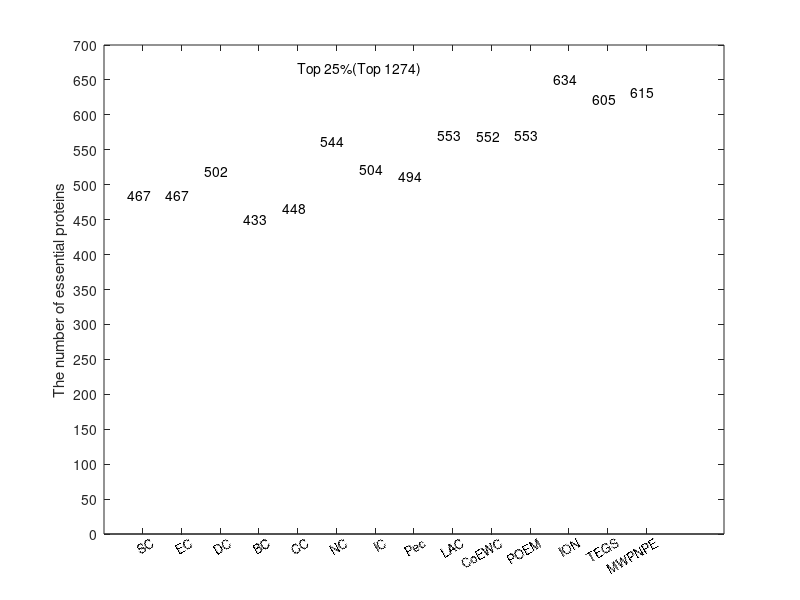

The MATLAB script that drew this image:
%% %=====Top 1%---------------
data = [24,24,22,24,24,32,24,39,41,40,43,41,42,47];
b = bar(data);
set(b,'LineWidth',0.8);  
ch = get(b,'children');
set(ch,'FaceVertexCData',[4;2;3;1;5;6]);
set(gca,'XTickLabel',{'SC','EC','DC','BC','CC','NC','IC','Pec','LAC','CoEWC','POEM','ION','TEGS','MWPNPE'});
xtb = get(gca,'XTickLabel');
xt = get(gca,'XTick'); 
yt = get(gca,'YTick'); 
set(gca,'ylim',[0,55],'ytick',[0:5:55]);
xtextp=xt+0.25;               
ytextp=-0.1*yt(2)*ones(1,length(xt));
text(xtextp,ytextp,xtb,'HorizontalAlignment','right','rotation',30,'fontsize',9); 
set(gca,'xticklabel','');
for ii=1:length(data)
    str=sprintf('%d',data(ii));
    text(ii-0.2,data(ii)+1.5,str);
end
t = text(5,52,'Top 1%(Top 51)');
ylabel('The number of essential proteins');

%% %=====Top 5%---------------
data = [96,96,101,95,104,159,102,173,159,176,182,188,199,202];
b = bar(data);
set(b,'LineWidth',0.8);  

ch = get(b,'children');
set(ch,'FaceVertexCData',[4;2;3;1;5;6]);
set(gca,'XTickLabel',{'SC','EC','DC','BC','CC','NC','IC','Pec','LAC','CoEWC','POEM','ION','TEGS','MWPNPE'});
xtb = get(gca,'XTickLabel');
xt = get(gca,'XTick'); 
yt = get(gca,'YTick'); 
set(gca,'ylim',[0,250],'ytick',[0:25:250]);
xtextp=xt+0.2;                     
ytextp=-0.1*yt(2)*ones(1,length(xt));
text(xtextp,ytextp,xtb,'HorizontalAlignment','right','rotation',30,'fontsize',9); 
set(gca,'xticklabel','');
for ii=1:length(data)
    str=sprintf('%d',data(ii));
    text(ii-0.35,data(ii)+7,str);
end
t = text(5,235,'Top 5%(Top 255)');
ylabel('The number of essential proteins');


%% %=====Top 10%---------------
data = [195,194,206,182,193,281,210,293,284,305,310,331,350,350];
b = bar(data);
set(b,'LineWidth',0.8);  

ch = get(b,'children');
set(ch,'FaceVertexCData',[4;2;3;1;5;6]);
set(gca,'XTickLabel',{'SC','EC','DC','BC','CC','NC','IC','Pec','LAC','CoEWC','POEM','ION','TEGS','MWPNPE'});
xtb = get(gca,'XTickLabel');
xt = get(gca,'XTick'); 
yt = get(gca,'YTick'); 
set(gca,'ylim',[0,400],'ytick',[0:50:400]);
xtextp=xt+0.25;                     
ytextp=-0.1*yt(2)*ones(1,length(xt));
text(xtextp,ytextp,xtb,'HorizontalAlignment','right','rotation',30,'fontsize',9); 
set(gca,'xticklabel','');
for ii=1:length(data)
    str=sprintf('%d',data(ii));
    text(ii-0.4,data(ii)+11,str);
end
t = text(5,375,'Top 10%(Top 510)');
ylabel('The number of essential proteins');


%% %=====Top 15%---------------
data = [279,279,320,271,284,373,316,372,393,390,406,445,457,456];
b = bar(data);
set(b,'LineWidth',0.8);  

ch = get(b,'children');
set(ch,'FaceVertexCData',[4;2;3;1;5;6]);
set(gca,'XTickLabel',{'SC','EC','DC','BC','CC','NC','IC','Pec','LAC','CoEWC','POEM','ION','TEGS','MWPNPE'});
xtb = get(gca,'XTickLabel');
xt = get(gca,'XTick'); 
yt = get(gca,'YTick'); 
set(gca,'ylim',[0,550],'ytick',[0:50:550]);
xtextp=xt+0.25;                     
ytextp=-0.1*yt(2)*ones(1,length(xt))-2;
text(xtextp,ytextp,xtb,'HorizontalAlignment','right','rotation',30,'fontsize',9); 
set(gca,'xticklabel','');
for ii=1:length(data)
    str=sprintf('%d',data(ii));
    text(ii-0.4,data(ii)+15,str);
end
t = text(5,520,'Top 15%(Top 764)');
ylabel('The number of essential proteins');


%% %=====Top 20%---------------
data = [377,377,413,361,364,464,406,438,473,477,486,547,541,542];
b = bar(data);
set(b,'LineWidth',0.8);  

ch = get(b,'children');
set(ch,'FaceVertexCData',[4;2;3;1;5;6]);
set(gca,'XTickLabel',{'SC','EC','DC','BC','CC','NC','IC','Pec','LAC','CoEWC','POEM','ION','TEGS','MWPNPE'});
xtb = get(gca,'XTickLabel');
xt = get(gca,'XTick'); 
yt = get(gca,'YTick'); 
set(gca,'ylim',[0,650],'ytick',[0:50:650]);
xtextp=xt+0.25;                     
ytextp=-0.1*yt(2)*ones(1,length(xt));
text(xtextp,ytextp,xtb,'HorizontalAlignment','right','rotation',30,'fontsize',9); 
set(gca,'xticklabel','');
for ii=1:length(data)
    str=sprintf('%d',data(ii));
    text(ii-0.4,data(ii)+17,str);
end
t = text(5,625,'Top 20%(Top 1019)');
ylabel('The number of essential proteins');

 
%% %=====Top 25%---------------
data = [467,467,502,433,448,544,504,494,553,552,553,634,605,615];
b = bar(data);
set(b,'LineWidth',0.8);  

ch = get(b,'children');
set(ch,'FaceVertexCData',[4;2;3;1;5;6]);

set(gca,'XTickLabel',{'SC','EC','DC','BC','CC','NC','IC','Pec','LAC','CoEWC','POEM','ION','TEGS','MWPNPE'});
xtb = get(gca,'XTickLabel');
xt = get(gca,'XTick'); 
yt = get(gca,'YTick'); 
set(gca,'ylim',[0,700],'ytick',[0:50:700]);
xtextp=xt+0.25;                     
ytextp=-0.1*yt(2)*ones(1,length(xt));
text(xtextp,ytextp,xtb,'HorizontalAlignment','right','rotation',30,'fontsize',9); 
set(gca,'xticklabel','');
for ii=1:length(data)
    str=sprintf('%d',data(ii));
    text(ii-0.4,data(ii)+18,str);
end
t = text(5,666,'Top 25%(Top 1274)');
ylabel('The number of essential proteins');
